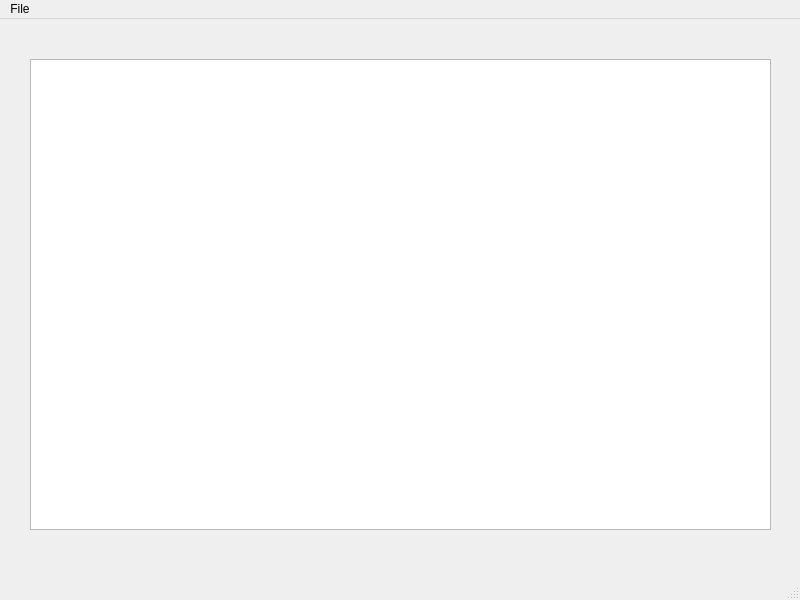
<?xml version="1.0" encoding="UTF-8"?>
<ui version="4.0">
 <class>MainWindow</class>
 <widget class="QMainWindow" name="MainWindow">
  <property name="geometry">
   <rect>
    <x>0</x>
    <y>0</y>
    <width>800</width>
    <height>600</height>
   </rect>
  </property>
  <property name="windowTitle">
   <string>MainWindow</string>
  </property>
  <widget class="QWidget" name="centralwidget">
   <widget class="QTableView" name="tableView">
    <property name="geometry">
     <rect>
      <x>30</x>
      <y>40</y>
      <width>741</width>
      <height>471</height>
     </rect>
    </property>
   </widget>
  </widget>
  <widget class="QMenuBar" name="menubar">
   <property name="geometry">
    <rect>
     <x>0</x>
     <y>0</y>
     <width>800</width>
     <height>22</height>
    </rect>
   </property>
   <widget class="QMenu" name="menuFile">
    <property name="title">
     <string>File</string>
    </property>
    <addaction name="actionNew"/>
    <addaction name="actionOpen"/>
    <addaction name="actionSave"/>
    <addaction name="actionSave_As"/>
    <addaction name="actionClose"/>
   </widget>
   <addaction name="menuFile"/>
  </widget>
  <widget class="QStatusBar" name="statusbar"/>
  <action name="actionNew">
   <property name="text">
    <string>New</string>
   </property>
  </action>
  <action name="actionOpen">
   <property name="text">
    <string>Open</string>
   </property>
  </action>
  <action name="actionSave">
   <property name="text">
    <string>Save</string>
   </property>
  </action>
  <action name="actionSave_As">
   <property name="text">
    <string>Save As ..</string>
   </property>
  </action>
  <action name="actionClose">
   <property name="text">
    <string>Close</string>
   </property>
  </action>
 </widget>
 <resources/>
 <connections/>
</ui>
